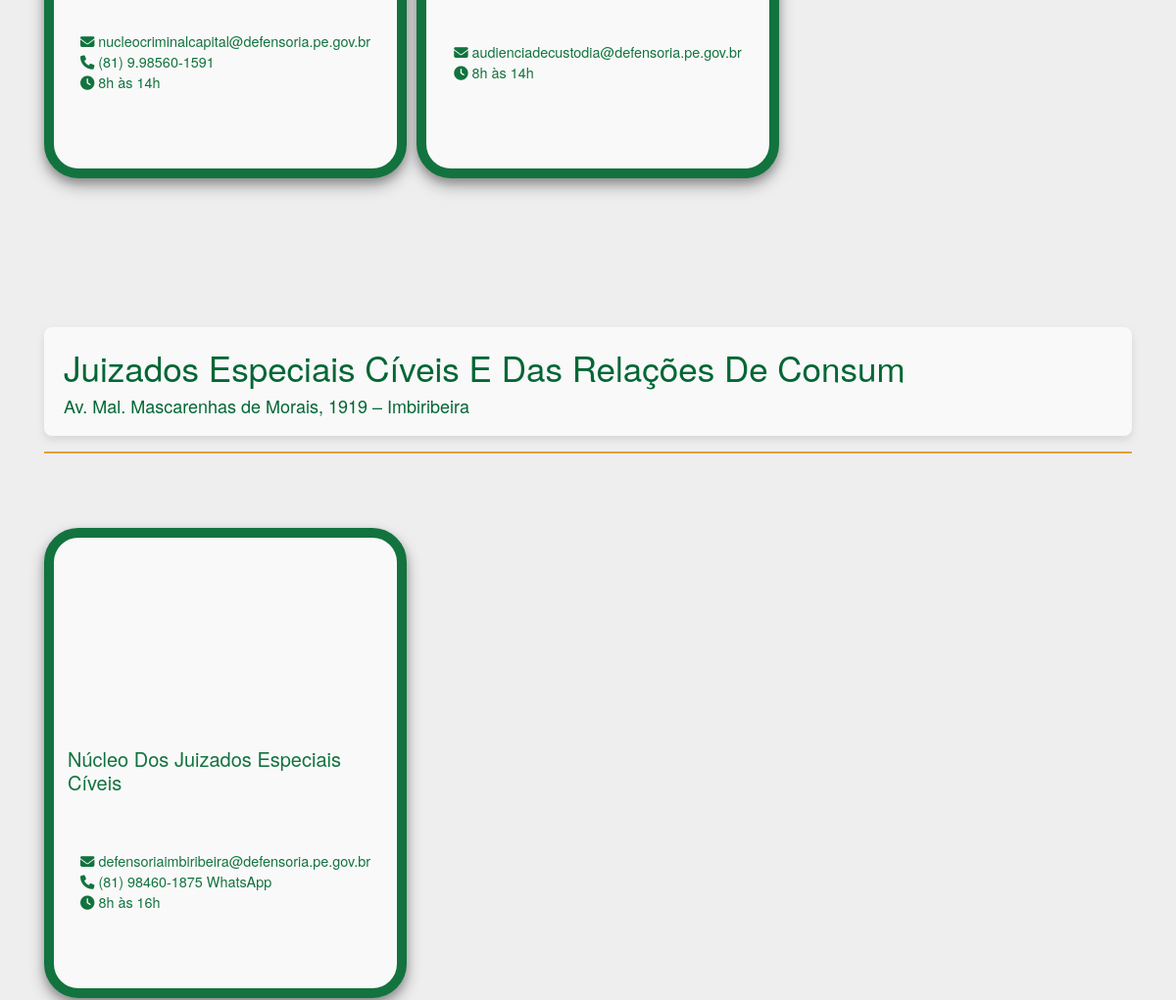
Before: /capitallocais/ (middle part) with the older database file.
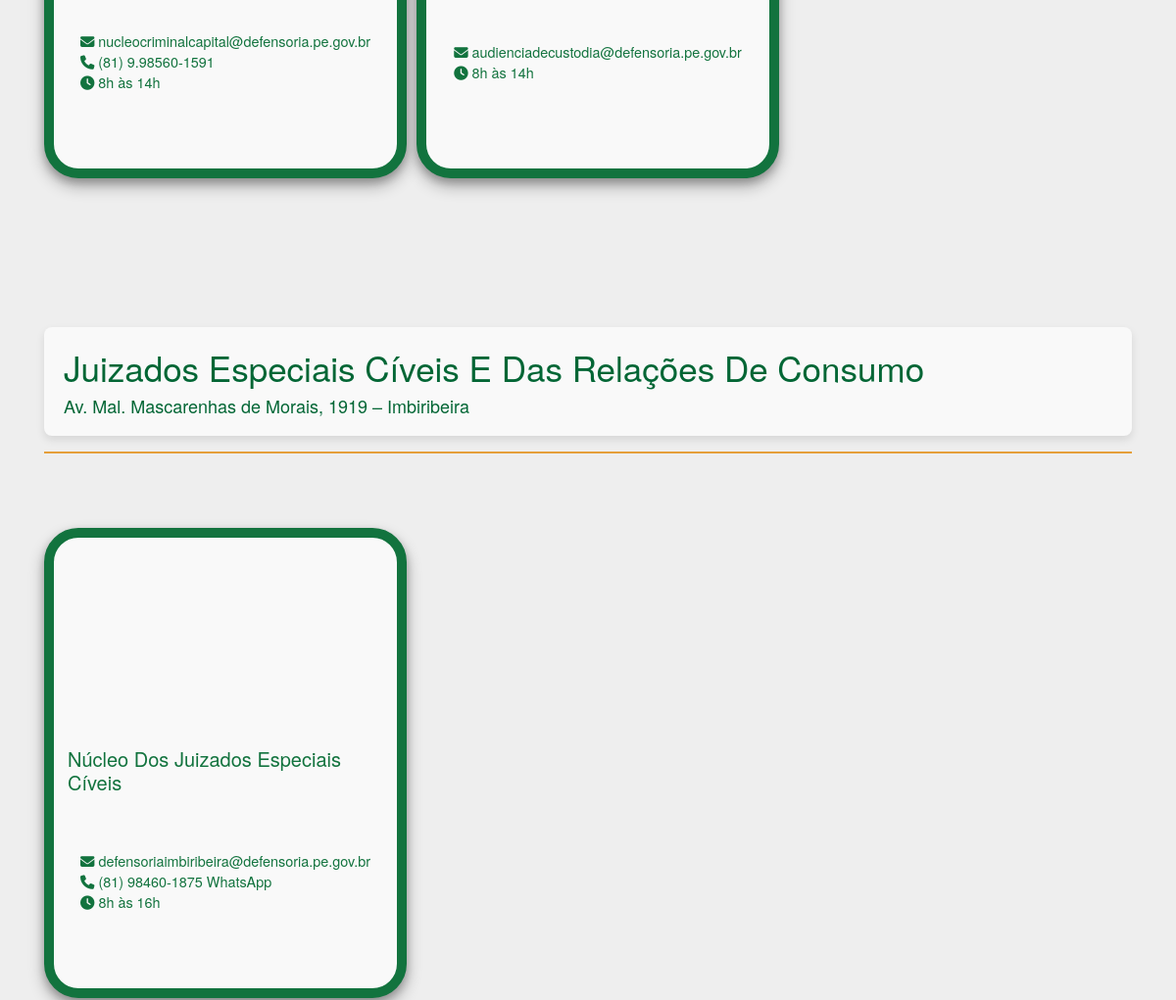
After: the same page with the newer database file.
### capital/models.py (models this page shows, shortened)
class Nucleo(models.Model):
    nome = models.CharField(max_length=100)
    comarca = models.ForeignKey(Comarca, on_delete=models.CASCADE, related_name='nucleos')
    predio = models.CharField(max_length=60, null=True, blank=True)
    endereco = models.CharField(max_length=255)
    telefone = models.CharField(max_length=255, null=True, blank=True)
    email = models.EmailField(max_length=254, null=True, blank=True)
    horario = models.CharField(max_length=50)
    imagem = models.ImageField(upload_to='nucleo_images/', null=True, blank=True)  # Campo de imagem
    created_at = models.DateTimeField(auto_now_add=True)
    updated_at = models.DateTimeField(auto_now=True)

### capital/views.py (the view)
# urls.py: path('capitallocais/', views.locais_atendimento_capital, name='locaiscapital'),
def locais_atendimento_capital(request):
    nucleos = Nucleo.objects.filter(comarca__regiao=0)
    predios = {}
    for nucleo in nucleos:
        if nucleo.predio in predios:
            predios[nucleo.predio].append(nucleo)
        else:
            predios[nucleo.predio] = [nucleo]
    return render(request, 'capital/capital_locais.html', {'predios': predios})

### capital/templates/capital/capital_locais.html (shortened to what this page needs)
{% extends 'base.html' %}
{% block content %}
{% for predio, nucleos in predios.items %}
    <div class="container py-5">
        <div class="titulo">
            <h2>{{ predio }}</h2>
            <P>{{ nucleos.0.endereco }}</P>
        </div>
        <hr class="agendamento-presencial-hr">
        <div class="row row-cols-1 row-cols-md-3 g-4 py-5">
            {% for nucleo in nucleos %}
            <div class="col my-2">
                <div class="card p-1 {% if not nucleo.imagem %}card-sem-imagem{% endif %}" style="min-height: 480px !important;">
                    {% if nucleo.imagem %}
                        <img src="{{ nucleo.imagem.url }}" class="card-img-top" alt="">
                    {% else %}
                        <div class="card-img-top" style="height: 200px;"></div>
                    {% endif %}
                    <div class="card-body row d-flex align-items-center">
                        <h5 class="card-title">{{ nucleo.nome }}</h5>
                        <ul>
                            {% if nucleo.email %}
                            <li>
                                <i class="fa-solid fa-envelope"></i> <span>{{ nucleo.email }}</span>
                            </li>
                            {% endif %}
                            {% if nucleo.telefone %}
                            <li>
                                <i class="fa-solid fa-phone"></i> <span>{{ nucleo.telefone }}</span>
                            </li>
                            {% endif %}
                            {% if nucleo.horario %}
                            <li>
                                <i class="fa-solid fa-clock"></i> <span>{{ nucleo.horario }}</span>
                            </li>
                            {% endif %}
                        </ul>
                    </div>
                </div>
            </div>
            {% endfor %}
        </div>
    </div>
{% endfor %}
{% endblock %}

Changed rows visible on the page:
changed Nucleo "Núcleo Dos Juizados Especiais Cíveis": predio "Juizados Especiais Cíveis E Das Relações De Consum" → "Juizados Especiais Cíveis E Das Relações De Consumo"
